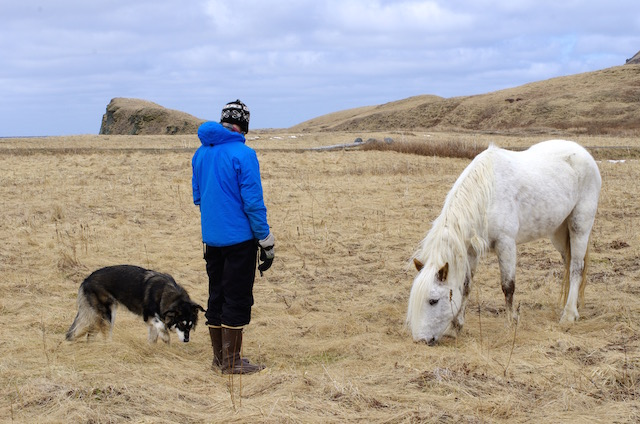
#> input picture cpp_demo/ncnn/images/horse.jpg, 640 x 424 px, found by its file name; its folder holds only this picture in this run
$ python shujuzengqiang3.py
#> lines starting #> are read from the running program, lines starting #| are printed output that depends on the picture
#色彩增强
import cv2
import numpy as np
import math
import os
def stretchImage(data, s=0.005, bins=2000):  # 线性拉伸，去掉最大最小0.5%的像素值，然后线性拉伸至[0,1]
    ht = np.histogram(data, bins);
    d = np.cumsum(ht[0]) / float(data.size)
    lmin = 0;
    lmax = bins - 1
    while lmin < bins:
        if d[lmin] >= s:
            break
        lmin += 1
    while lmax >= 0:
        if d[lmax] <= 1 - s:
            break
        lmax -= 1
    return np.clip((data - ht[1][lmin]) / (ht[1][lmax] - ht[1][lmin]), 0, 1)

g_para = {}

def getPara(radius=5):  # 根据半径计算权重参数矩阵
    global g_para
    m = g_para.get(radius, None)
    if m is not None:
        return m
    size = radius * 2 + 1
    m = np.zeros((size, size))
    for h in range(-radius, radius + 1):
        for w in range(-radius, radius + 1):
            if h == 0 and w == 0:
                continue
            m[radius + h, radius + w] = 1.0 / math.sqrt(h ** 2 + w ** 2)
    m /= m.sum()
    g_para[radius] = m
    return m


def zmIce(I, ratio=4, radius=300):  # 常规的ACE实现
    para = getPara(radius)
    height, width = I.shape
    zh, zw = [0] * radius + [x for x in range(height)] + [height - 1] * radius, [0] * radius + [x for x in range(width)] + [width - 1] * radius
    Z = I[np.ix_(zh, zw)]
    res = np.zeros(I.shape)
    for h in range(radius * 2 + 1):
        for w in range(radius * 2 + 1):
            if para[h][w] == 0:
                continue
            res += (para[h][w] * np.clip((I - Z[h:h + height, w:w + width]) * ratio, -1, 1))
    return res


def zmIceFast(I, ratio, radius):  # 单通道ACE快速增强实现
    height, width = I.shape[:2]
    if min(height, width) <= 2:
        return np.zeros(I.shape) + 0.5
    Rs = cv2.resize(I, ((width + 1) // 2, (height + 1) // 2))
    Rf = zmIceFast(Rs, ratio, radius)  # 递归调用
    Rf = cv2.resize(Rf, (width, height))
    Rs = cv2.resize(Rs, (width, height))

    return Rf + zmIce(I, ratio, radius) - zmIce(Rs, ratio, radius)


def zmIceColor(I, ratio=4, radius=3):  # rgb三通道分别增强，ratio是对比度增强因子，radius是卷积模板半径
    res = np.zeros(I.shape)
    for k in range(3):
        res[:, :, k] = stretchImage(zmIceFast(I[:, :, k], ratio, radius))
    return res


if __name__ == '__main__':
    # 获取指定路径下的所有图片文件
    image_folder_path = r'C:\Users\123\Desktop\yolo\data_collect\val\images'
    image_files = [f for f in os.listdir(image_folder_path) if os.path.isfile(os.path.join(image_folder_path, f))]

    # 遍历每张图片进行色彩增强并保存
    for image_file in image_files:
        image_path = os.path.join(image_folder_path, image_file)
        #归一化操作 / 255.0 将像素值范围从0到255缩放到0到1之间，这样做有助于后续处理，
        # 例如色彩增强。因此，image / 255.0 将图像的像素值归一化到了0到1之间。
        image = cv2.imread(image_path) / 255.0  # 读取图片并归一化
        #在进行色彩增强后，为了将像素值恢复到原始的0到255范围，需要进行反归一化操作。
        # 因此，乘以255的目的是将增强后的图像像素值从0到1的范围映射回0到255的范围
        enhanced_image = zmIceColor(image) * 255  # 进行色彩增强
#> the loop in zmIceColor, `for k in range(3):` made 3 passes
#> pass 1, in zmIceFast, `Rs = cv2.resize(I, ((width + 1) // 2, (height + 1) // 2))`:
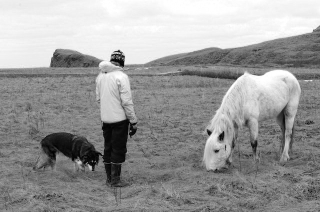
#> Rs: shape (212, 320) float64; min 0.00686, max 1, mean 0.607
#> pass 1, in zmIceFast (call 2), `Rs = cv2.resize(I, ((width + 1) // 2, (height + 1) // 2))`:
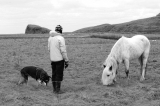
#> Rs: shape (106, 160) float64; min 0.0199, max 1, mean 0.607
#> pass 1, in zmIceFast (call 3), `Rs = cv2.resize(I, ((width + 1) // 2, (height + 1) // 2))`:
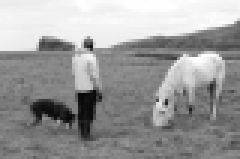
#> Rs: shape (53, 80) float64 (shown 3 times larger); min 0.0273, max 1, mean 0.607
#> pass 1, in zmIceFast (call 4), `Rs = cv2.resize(I, ((width + 1) // 2, (height + 1) // 2))`:
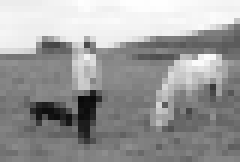
#> Rs: shape (27, 40) float64 (shown 6 times larger); min 0.0376, max 0.999, mean 0.607
#> after the loop in zmIceColor, `for k in range(3):`:
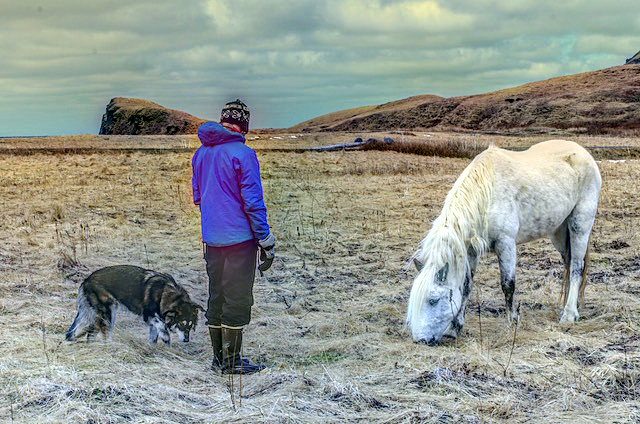
#> res: shape (424, 640, 3) float64; mean B, G, R 0.565, 0.593, 0.573
        cv2.imwrite(image_path, enhanced_image)  # 覆盖原图

    print("Color enhancement completed.")
